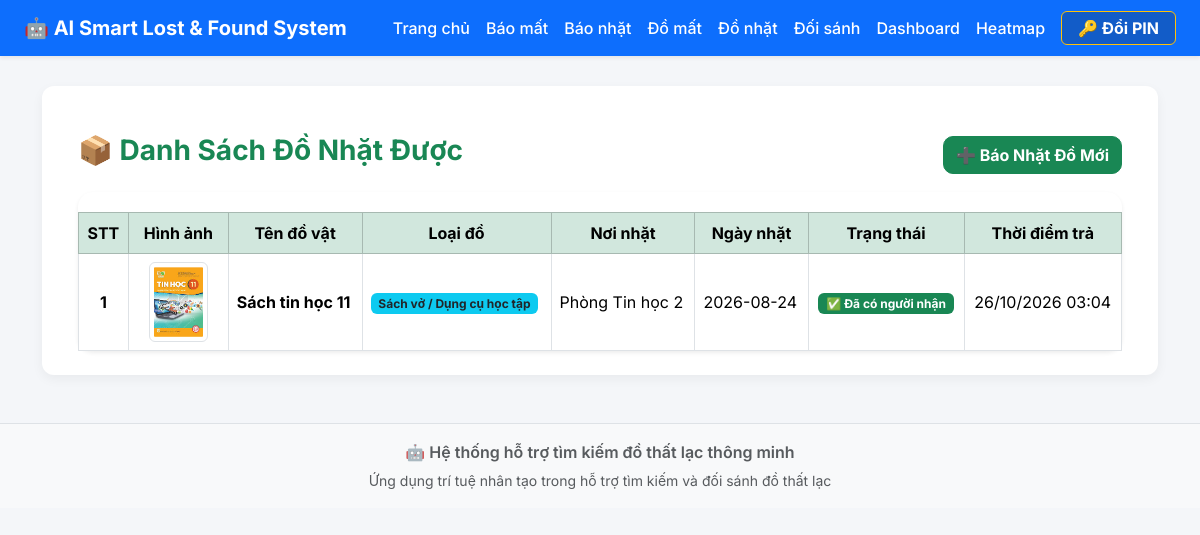
Screenshot of /found-list with the database file from the repository.
### models/found_item.py (models this page shows)
class FoundItem(db.Model):
    id = db.Column(
        db.Integer,
        primary_key=True
    )
    ten_do = db.Column(
        db.String(100)
    )
    loai_do = db.Column(
        db.String(100)
    )
    noi_nhat = db.Column(
        db.String(200)
    )
    ngay_nhat = db.Column(
        db.String(50)
    )
    mau_sac = db.Column(
        db.String(50)
    )
    hinh_anh = db.Column(
        db.String(300)
    )
    trang_thai = db.Column(
        db.String(20),
        default="DANG_LUU_GIU"
    )
    thoi_diem_tra = db.Column(
        db.DateTime,
        nullable=True
    )

### app.py (the view)
@app.route("/found-list")
def found_list():
    items = FoundItem.query.order_by(FoundItem.id.desc()).all()
    return render_template("found_list.html", items=items)

### templates/found_list.html (shortened to what this page needs)
{% extends "base.html" %}
{% block content %}
<div class="container mt-4">
    <div class="d-flex justify-content-between align-items-center mb-3">
        <h3 class="fw-bold text-success">📦 Danh Sách Đồ Nhặt Được</h3>
        <a href="{{ url_for('found') }}" class="btn btn-success fw-bold">
            ➕ Báo Nhặt Đồ Mới
        </a>
    </div>
    <div class="card shadow-sm border-0">
        <div class="card-body p-0">
            <div class="table-responsive">
                <table class="table table-bordered table-hover align-middle mb-0">
                    <thead class="table-success text-center">
                        <tr>
                            <th>STT</th>
                            <th>Hình ảnh</th>
                            <th>Tên đồ vật</th>
                            <th>Loại đồ</th>
                            <th>Nơi nhặt</th>
                            <th>Ngày nhặt</th>
                            <th>Trạng thái</th>
                            <th>Thời điểm trả</th>
                        </tr>
                    </thead>
                    <tbody>
                        {% for item in items %}
                        <tr>
                            <td class="text-center fw-bold">{{ item.id }}</td>
                            <td class="text-center" style="width: 100px;">
                                {% if item.hinh_anh %}
                                    <img src="{{ url_for('uploaded_file', filename=item.hinh_anh) }}" class="img-thumbnail" style="max-height: 80px; object-fit: cover;">
                                {% else %}
                                    <span class="text-muted">Không có ảnh</span>
                                {% endif %}
                            </td>
                            <td class="fw-bold">{{ item.ten_do }}</td>
                            <td><span class="badge bg-info text-dark">{{ item.loai_do }}</span></td>
                            <td>{{ item.noi_nhat }}</td>
                            <td>{{ item.ngay_nhat }}</td>
                            <td class="text-center">
                                {% if item.trang_thai == 'DA_TRA' %}
                                    <span class="badge bg-success">✅ Đã có người nhận</span>
                                {% else %}
                                    <span class="badge bg-primary mb-1">📦 Đang lưu giữ</span><br>
                                    <button type="button" class="btn btn-sm btn-success mt-1" onclick="confirmReturn('{{ item.id }}', '{{ item.ten_do }}')">
                                        ✅ Đánh dấu đã trả
                                    </button>
                                {% endif %}
                            </td>
                            <td class="text-center">
                                {% if item.thoi_diem_tra %}
                                    {{ item.thoi_diem_tra.strftime("%d/%m/%Y %H:%M") }}
                                {% else %}
                                    <span class="text-muted">—</span>
                                {% endif %}
                            </td>
                        </tr>
                        {% else %}
                        <tr>
                            <td colspan="8" class="text-center text-muted py-4">Chưa có dữ liệu đồ nhặt được.</td>
                        </tr>
                        {% endfor %}
                    </tbody>
                </table>
            </div>
        </div>
    </div>
</div>
{% endblock %}

### static/css/style.css (style rules this page uses)
body { background:#f4f6f9; font-family:Arial,Helvetica,sans-serif; }
h1,h2,h3 { font-weight:bold; }
.table { margin-top:20px; }
.table thead { background:#0d6efd; color:white; }
.btn { border-radius:10px; }
.card { border:none; border-radius:15px; box-shadow:0 3px 15px rgba(0,0,0,.1); }
img { border-radius:10px; }

### templates/base.html (style rules this page uses)
body, button, input, select, textarea, h1, h2, h3, h4, h5, h6, .card, .table, .nav-link { font-family: 'Inter', -apple-system, BlinkMacSystemFont, "Segoe UI", Roboto, "Helvetica Neue", Arial, sans-serif !important; }

### rows the page displays
FoundItem: id "1", hinh_anh (picture), ten_do "Sách tin học 11", loai_do "Sách vở / Dụng cụ học tập", noi_nhat "Phòng Tin học 2", ngay_nhat "2026-08-24", trang_thai "✅ Đã có người nhận", thoi_diem_tra "26/10/2026 03:04"
